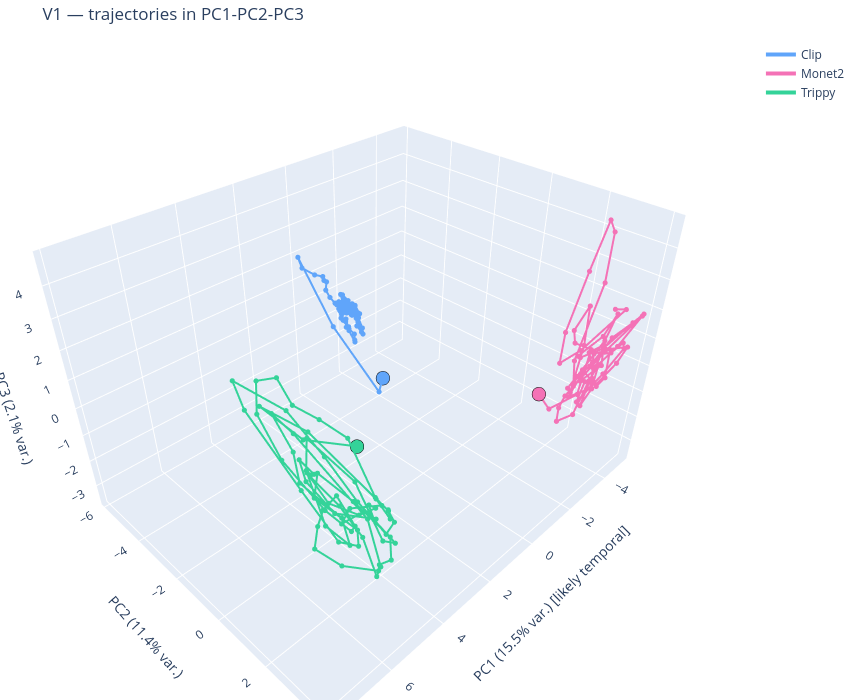

The notebook cell this image was saved under:
### Markdown cell above
## Part 3 — Visualise V1 trajectories

V1 is our reference area. We plot the three stimulus trajectories in the top-3 PC space. Filled circle marks frame 0, open circle marks the last frame.

**What we're looking for:** do the trajectories peel apart at any point in the trial, or do they trace overlapping paths? PC1 likely captures stimulus-common temporal dynamics (the joint rise/settle); stimulus-specific differences should appear as separation along PC2-3.

**Qualitative shape question:** even when trajectories peel apart, *how* do they peel apart? Parallel curves at different points = stable per-stim representation. Intersecting / diverging curves = dynamic re-coding.

### Code cell
# 2-D trajectory (matplotlib).
fig, ax = plt.subplots(figsize=(8, 6))
traj_utils.plot_trajectory_2d(
    pca_per_area["V1"]["stim_pcs"], "V1", pca_per_area["V1"]["pca"], ax=ax,
)
fig.tight_layout()
fig.savefig(FIGURES_DIR / "3_v1_trajectory_2d.png", dpi=150)
plt.show()

# 3-D trajectory (Plotly).
fig3d = traj_utils.plot_trajectory_3d_plotly(
    pca_per_area["V1"]["stim_pcs"], "V1", pca_per_area["V1"]["pca"],
)
out_html = FIGURES_DIR / "3_v1_trajectory_3d.html"
fig3d.write_html(str(out_html))
print(f"saved {out_html}")
fig3d.show()

### Figure 1 — Plotly figure (JSON) as saved in the notebook; plotly's stock layout.template omitted (floating-point values rounded to 4 significant figures)
{"data": [{"line": {"color": "#60A5FA", "width": 4}, "marker": {"color": "#60A5FA", "size": 3}, "mode": "lines+markers", "name": "Clip", "text": ["frame 0 (0 ms)", "frame 1 (133 ms)", "frame 2 (266 ms)", "frame 3 (400 ms)", "frame 4 (533 ms)", "frame 5 (666 ms)", "frame 6 (800 ms)", "frame 7 (933 ms)", "frame 8 (1066 ms)", "frame 9 (1200 ms)", "frame 10 (1333 ms)", "frame 11 (1466 ms)", "frame 12 (1600 ms)", "frame 13 (1733 ms)", "frame 14 (1866 ms)", "frame 15 (2000 ms)", "frame 16 (2133 ms)", "frame 17 (2266 ms)", "frame 18 (2400 ms)", "frame 19 (2533 ms)", "frame 20 (2666 ms)", "frame 21 (2800 ms)", "frame 22 (2933 ms)", "frame 23 (3066 ms)", "frame 24 (3200 ms)", "frame 25 (3333 ms)", "frame 26 (3466 ms)", "frame 27 (3600 ms)", "frame 28 (3733 ms)", "frame 29 (3866 ms)", "frame 30 (4000 ms)", "frame 31 (4133 ms)", "frame 32 (4266 ms)", "frame 33 (4400 ms)", "frame 34 (4533 ms)", "frame 35 (4666 ms)", "frame 36 (4800 ms)", "frame 37 (4933 ms)", "frame 38 (5066 ms)", "frame 39 (5200 ms)", "frame 40 (5333 ms)", "frame 41 (5466 ms)", "frame 42 (5600 ms)", "frame 43 (5733 ms)", "frame 44 (5866 ms)", "frame 45 (6000 ms)", "frame 46 (6133 ms)", "frame 47 (6266 ms)", "frame 48 (6400 ms)", "frame 49 (6533 ms)", "frame 50 (6666 ms)", "frame 51 (6800 ms)", "frame 52 (6933 ms)", "frame 53 (7066 ms)", "frame 54 (7200 ms)", "frame 55 (7333 ms)", "frame 56 (7466 ms)", "frame 57 (7600 ms)", "frame 58 (7733 ms)", "frame 59 (7866 ms)", "frame 60 (8000 ms)", "frame 61 (8133 ms)", "frame 62 (8266 ms)", "frame 63 (8400 ms)", "frame 64 (8533 ms)", "frame 65 (8666 ms)", "frame 66 (8800 ms)", "frame 67 (8933 ms)", "frame 68 (9066 ms)", "frame 69 (9200 ms)", "frame 70 (9333 ms)", "frame 71 (9466 ms)", "frame 72 (9600 ms)", "frame 73 (9733 ms)", "frame 74 (9866 ms)"], "type": "scatter3d", "x": [-1.269, -0.9644, -0.239, -0.03355, -0.1468, -0.443, -0.5582, -0.5494, -0.6614, -0.5744, -0.5636, -0.657, -0.7464, -0.8377, -0.8335, -0.7712, -0.7511, -0.8508, -0.7733, -0.7949, -0.7674, -0.7097, -0.8784, -0.8922, -1.014, -0.9814, -0.9327, -0.9235, -0.9908, -1.135, -1.293, -1.313, -1.14, -1.032, -0.7963, -0.761, -0.8458, -0.8742, -1.057, -1.114, -1.04, -0.9185, -0.9932, -1.136, -1.091, -1.021, -1.237, -1.333, -1.475, -1.39, -1.32, -1.331, -1.276, -1.275, -1.392, -1.445, -1.322, -1.195, -1.221, -1.165, -1.109, -1.053, -1.039, -1.045, -1.174, -1.302, -1.262, -1.209, -1.329, -1.466, -1.521, -1.407, -1.309, -1.284, -1.257], "y": [-3.119, -2.998, -4.461, -5.862, -5.822, -5.538, -5.261, -5.199, -5.196, -5.154, -4.944, -4.803, -4.672, -4.612, -4.63, -4.748, -4.624, -4.361, -4.397, -4.445, -4.396, -4.194, -4.085, -4.112, -4.256, -4.485, -4.72, -4.733, -4.916, -4.856, -4.853, -4.635, -4.518, -4.581, -4.751, -4.839, -4.823, -4.794, -4.684, -4.46, -4.516, -4.719, -4.605, -4.602, -4.583, -4.67, -4.571, -4.53, -4.46, -4.438, -4.359, -4.181, -4.171, -4.396, -4.548, -4.509, -4.702, -4.815, -4.883, -5.065, -4.912, -4.718, -4.664, -4.661, -4.747, -4.685, -4.774, -5.021, -4.871, -4.772, -4.576, -4.507, -4.532, -4.495, -4.078], "z": [-2.184, -2.558, -0.2118, 1.949, 1.523, 1.262, 1.262, 1.143, 1.047, 0.7798, 0.5892, 0.3874, 0.1116, 0.05302, 0.1893, 0.1435, -0.1688, -0.4441, -0.4418, -0.24, -0.1119, -0.4582, -0.9482, -0.8874, -0.7622, -0.6365, -0.3753, -0.1003, 0.0721, 0.07091, 0.01289, -0.1349, -0.1595, 0.03442, 0.2223, 0.2688, 0.3552, 0.3009, 0.07096, -0.1388, -0.02129, 0.1979, 0.1016, 0.0803, 0.1689, 0.2378, 0.2171, 0.1275, -0.2375, -0.2734, -0.2949, -0.6265, -0.7609, -0.6146, -0.4194, -0.4462, -0.207, -0.1192, 0.1319, 0.4096, 0.2098, -0.0468, -0.01343, -0.1054, -0.1827, -0.1891, 0.07149, 0.3945, 0.1777, -0.1229, -0.2703, -0.277, -0.07704, -0.2154, -0.7928]}, {"marker": {"color": "#60A5FA", "line": {"color": "black", "width": 1}, "size": 8}, "mode": "markers", "name": "Clip t=0", "showlegend": false, "type": "scatter3d", "x": [-1.269], "y": [-3.119], "z": [-2.184]}, {"line": {"color": "#F472B6", "width": 4}, "marker": {"color": "#F472B6", "size": 3}, "mode": "lines+markers", "name": "Monet2", "text": ["frame 0 (0 ms)", "frame 1 (133 ms)", "frame 2 (266 ms)", "frame 3 (400 ms)", "frame 4 (533 ms)", "frame 5 (666 ms)", "frame 6 (800 ms)", "frame 7 (933 ms)", "frame 8 (1066 ms)", "frame 9 (1200 ms)", "frame 10 (1333 ms)", "frame 11 (1466 ms)", "frame 12 (1600 ms)", "frame 13 (1733 ms)", "frame 14 (1866 ms)", "frame 15 (2000 ms)", "frame 16 (2133 ms)", "frame 17 (2266 ms)", "frame 18 (2400 ms)", "frame 19 (2533 ms)", "frame 20 (2666 ms)", "frame 21 (2800 ms)", "frame 22 (2933 ms)", "frame 23 (3066 ms)", "frame 24 (3200 ms)", "frame 25 (3333 ms)", "frame 26 (3466 ms)", "frame 27 (3600 ms)", "frame 28 (3733 ms)", "frame 29 (3866 ms)", "frame 30 (4000 ms)", "frame 31 (4133 ms)", "frame 32 (4266 ms)", "frame 33 (4400 ms)", "frame 34 (4533 ms)", "frame 35 (4666 ms)", "frame 36 (4800 ms)", "frame 37 (4933 ms)", "frame 38 (5066 ms)", "frame 39 (5200 ms)", "frame 40 (5333 ms)", "frame 41 (5466 ms)", "frame 42 (5600 ms)", "frame 43 (5733 ms)", "frame 44 (5866 ms)", "frame 45 (6000 ms)", "frame 46 (6133 ms)", "frame 47 (6266 ms)", "frame 48 (6400 ms)", "frame 49 (6533 ms)", "frame 50 (6666 ms)", "frame 51 (6800 ms)", "frame 52 (6933 ms)", "frame 53 (7066 ms)", "frame 54 (7200 ms)", "frame 55 (7333 ms)", "frame 56 (7466 ms)", "frame 57 (7600 ms)", "frame 58 (7733 ms)", "frame 59 (7866 ms)", "frame 60 (8000 ms)", "frame 61 (8133 ms)", "frame 62 (8266 ms)", "frame 63 (8400 ms)", "frame 64 (8533 ms)", "frame 65 (8666 ms)", "frame 66 (8800 ms)", "frame 67 (8933 ms)", "frame 68 (9066 ms)", "frame 69 (9200 ms)", "frame 70 (9333 ms)", "frame 71 (9466 ms)", "frame 72 (9600 ms)", "frame 73 (9733 ms)", "frame 74 (9866 ms)"], "type": "scatter3d", "x": [-3.444, -3.777, -4.18, -4.546, -4.169, -3.891, -3.872, -3.793, -3.439, -3.167, -3.788, -4.114, -4.215, -4.027, -3.86, -3.984, -4.472, -4.866, -4.887, -4.623, -4.326, -4.5, -4.111, -3.992, -4.334, -4.028, -4.031, -4.41, -4.16, -4.233, -4.625, -4.857, -4.644, -4.22, -4.262, -4.191, -4.21, -4.622, -4.552, -4.68, -4.352, -4.182, -3.898, -3.904, -4.339, -4.526, -4.3, -3.871, -3.22, -3.361, -3.454, -4.12, -4.969, -4.465, -3.965, -3.817, -4.33, -4.465, -4.219, -4.03, -4.069, -4.466, -4.542, -4.074, -3.9, -3.968, -4.374, -4.308, -4.335, -4.429, -4.072, -3.7, -3.472, -4.076, -3.996], "y": [1.793, 2.051, 2.739, 2.747, 2.364, 2.413, 2.8, 2.874, 2.879, 2.913, 3.503, 3.579, 3.217, 2.606, 2.789, 3.408, 3.921, 4.017, 3.418, 3.014, 2.912, 2.653, 2.486, 3.233, 3.022, 2.96, 3.386, 3.248, 2.771, 2.641, 3.193, 3.749, 3.61, 3.29, 3.143, 2.917, 2.748, 3.253, 3.787, 3.667, 3.5, 3.278, 3.228, 3.048, 3.116, 3.097, 2.996, 2.872, 2.7, 2.619, 2.717, 3.42, 3.939, 3.388, 3.164, 3.23, 3.466, 3.422, 3.312, 3.229, 3.214, 2.98, 2.585, 2.683, 2.707, 2.555, 2.87, 2.912, 2.71, 2.285, 2.033, 2.211, 2.963, 3.819, 3.53], "z": [-1.422, -2.077, -1.327, 0.234, 0.4722, 1.083, 2.114, 0.8046, -0.7776, -0.4568, 1.262, 2.075, 1.088, 0.1669, 0.2828, 0.8508, 1.765, 1.935, 0.505, -0.2807, -0.2029, -0.6262, -1.523, -0.7347, -0.2146, 0.47, 0.9424, -0.05599, -0.774, -0.7063, 0.4141, 0.6516, 0.08984, -0.6734, -0.64, -0.7334, -1.644, -0.4799, 0.7636, 0.8452, 0.5624, 0.4883, -0.3632, -1.463, -0.9847, -0.1553, -0.7142, -1.901, -1.906, -1.485, -1.013, 0.6891, 1.787, 1.001, 0.2196, 0.6525, 0.674, -0.4647, -0.7292, -0.3676, -0.5151, -0.7834, -0.6171, -0.5876, -0.8718, -0.005901, 2.716, 4.374, 4.661, 2.852, 0.7581, -0.1324, 0.81, 2.339, 2.258]}, {"marker": {"color": "#F472B6", "line": {"color": "black", "width": 1}, "size": 8}, "mode": "markers", "name": "Monet2 t=0", "showlegend": false, "type": "scatter3d", "x": [-3.444], "y": [1.793], "z": [-1.422]}, {"line": {"color": "#34D399", "width": 4}, "marker": {"color": "#34D399", "size": 3}, "mode": "lines+markers", "name": "Trippy", "text": ["frame 0 (0 ms)", "frame 1 (133 ms)", "frame 2 (266 ms)", "frame 3 (400 ms)", "frame 4 (533 ms)", "frame 5 (666 ms)", "frame 6 (800 ms)", "frame 7 (933 ms)", "frame 8 (1066 ms)", "frame 9 (1200 ms)", "frame 10 (1333 ms)", "frame 11 (1466 ms)", "frame 12 (1600 ms)", "frame 13 (1733 ms)", "frame 14 (1866 ms)", "frame 15 (2000 ms)", "frame 16 (2133 ms)", "frame 17 (2266 ms)", "frame 18 (2400 ms)", "frame 19 (2533 ms)", "frame 20 (2666 ms)", "frame 21 (2800 ms)", "frame 22 (2933 ms)", "frame 23 (3066 ms)", "frame 24 (3200 ms)", "frame 25 (3333 ms)", "frame 26 (3466 ms)", "frame 27 (3600 ms)", "frame 28 (3733 ms)", "frame 29 (3866 ms)", "frame 30 (4000 ms)", "frame 31 (4133 ms)", "frame 32 (4266 ms)", "frame 33 (4400 ms)", "frame 34 (4533 ms)", "frame 35 (4666 ms)", "frame 36 (4800 ms)", "frame 37 (4933 ms)", "frame 38 (5066 ms)", "frame 39 (5200 ms)", "frame 40 (5333 ms)", "frame 41 (5466 ms)", "frame 42 (5600 ms)", "frame 43 (5733 ms)", "frame 44 (5866 ms)", "frame 45 (6000 ms)", "frame 46 (6133 ms)", "frame 47 (6266 ms)", "frame 48 (6400 ms)", "frame 49 (6533 ms)", "frame 50 (6666 ms)", "frame 51 (6800 ms)", "frame 52 (6933 ms)", "frame 53 (7066 ms)", "frame 54 (7200 ms)", "frame 55 (7333 ms)", "frame 56 (7466 ms)", "frame 57 (7600 ms)", "frame 58 (7733 ms)", "frame 59 (7866 ms)", "frame 60 (8000 ms)", "frame 61 (8133 ms)", "frame 62 (8266 ms)", "frame 63 (8400 ms)", "frame 64 (8533 ms)", "frame 65 (8666 ms)", "frame 66 (8800 ms)", "frame 67 (8933 ms)", "frame 68 (9066 ms)", "frame 69 (9200 ms)", "frame 70 (9333 ms)", "frame 71 (9466 ms)", "frame 72 (9600 ms)", "frame 73 (9733 ms)", "frame 74 (9866 ms)"], "type": "scatter3d", "x": [3.891, 5.329, 6.788, 6.116, 4.442, 3.962, 3.744, 3.777, 4.882, 5.362, 4.527, 4.277, 5.745, 6.328, 6.344, 6.101, 6.311, 5.541, 4.647, 4.224, 4.529, 4.417, 3.994, 3.688, 3.528, 4.087, 4.91, 5.659, 6.199, 6.496, 6.864, 6.867, 6.345, 5.254, 4.457, 4.241, 4.743, 5.32, 5.494, 5.899, 5.49, 4.448, 4.262, 3.69, 3.59, 4.456, 5.581, 5.713, 4.593, 4.895, 5.543, 6.12, 7.185, 7.784, 6.577, 5.456, 4.542, 3.532, 4.025, 4.643, 5.912, 6.143, 5.77, 4.999, 4.802, 5.773, 6.018, 6.652, 6.321, 4.445, 4.004, 4.281, 4.35, 4.919, 5.64], "y": [0.963, 0.5343, 0.8942, 1.71, 2.221, 2.275, 1.992, 1.78, 1.705, 1.904, 1.84, 2.061, 2.096, 1.792, 1.612, 1.824, 1.83, 1.639, 1.8, 1.992, 2.045, 2.121, 2.162, 2.177, 1.799, 1.839, 1.718, 1.582, 1.321, 1.22, 0.9786, 0.8792, 0.9455, 1.156, 1.286, 1.208, 1.048, 1.158, 1.108, 1.426, 2.004, 2.33, 2.177, 2.089, 1.94, 1.385, 1.324, 1.304, 1.674, 2.026, 1.972, 1.32, 0.8868, 1.491, 1.574, 1.465, 1.642, 2.085, 2.074, 1.662, 1.398, 1.595, 1.755, 1.806, 1.29, 0.8354, 0.9859, 1.132, 1.437, 1.911, 1.983, 2.098, 1.62, 1.348, 1.1], "z": [0.3186, 1.147, 3.208, 2.558, -0.3381, -1.369, -1.383, -1.347, -0.7312, -0.7963, -1.013, -1.299, -0.01143, 1.231, 1.805, 1.334, 1.519, -0.1303, -1.073, -0.9829, -0.6145, -1.175, -2.013, -1.762, -1.722, -0.7937, 1.656, 2.58, 3.148, 4.007, 3.986, 3.023, 1.371, -0.9309, -2.214, -2.225, -0.8262, -0.8613, -1.38, -1.676, -2.19, -2.974, -3.0, -3.34, -2.594, -1.002, 0.7033, -0.06084, -1.763, -1.884, -1.268, 0.4835, 3.316, 4.728, 3.348, 1.248, -0.7795, -2.776, -2.319, 0.01605, 2.057, 1.33, -0.6801, -1.941, -1.437, 0.1761, 1.449, 3.061, 2.468, -1.285, -3.458, -3.54, -2.274, -0.8684, 0.4807]}, {"marker": {"color": "#34D399", "line": {"color": "black", "width": 1}, "size": 8}, "mode": "markers", "name": "Trippy t=0", "showlegend": false, "type": "scatter3d", "x": [3.891], "y": [0.963], "z": [0.3186]}], "layout": {"height": 700, "margin": {"b": 0, "l": 0, "r": 0, "t": 40}, "scene": {"xaxis": {"title": {"text": "PC1 (15.5% var.) [likely temporal]"}}, "yaxis": {"title": {"text": "PC2 (11.4% var.)"}}, "zaxis": {"title": {"text": "PC3 (2.1% var.)"}}}, "title": {"text": "V1 — trajectories in PC1-PC2-PC3"}, "width": 850}}
